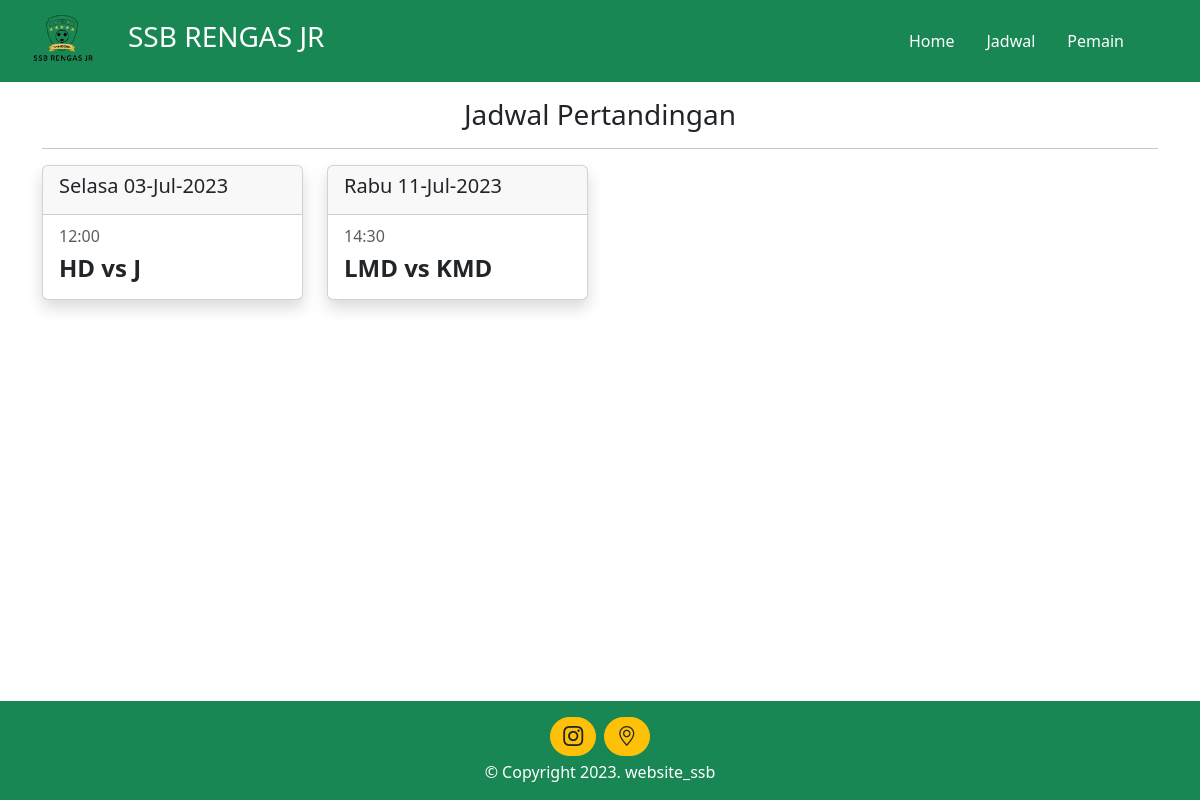
The page /jadwal.php on the database its author committed.
### tables this page shows
CREATE TABLE `jadwal` (
  `id` int(11) NOT NULL,
  `hari` varchar(50) NOT NULL,
  `waktu` datetime NOT NULL,
  `kegiatan` varchar(100) NOT NULL
);

### jadwal.php (the view)
<?php
include ("layouts/header.php");
include ('database/koneksi.php');
?>
<h3 class="text-center my-3">Jadwal Pertandingan</h3><hr>
<?php
      $data= mysqli_query($koneksi, 'SELECT * FROM jadwal');
    ?>
<div class="row justift-content-center mb-5 pb-5">
  <?php foreach ($data as $row ) : ?>
  <div class="col-lg-3">
    <div class="card mb-3 shadow">
      <div class="card-header">
        <h5 class="card-title"><?=$row['hari']?>   <?= date('d-M-Y ', strtotime($row['waktu']))?></h5>
      </div>
      <div class="card-body">
        <h6 class="card-subtitle mb-2 text-body-secondary"><?= date('H:i', strtotime($row['waktu']))?></h6>
        <p class="card-text h4 fw-bold"><?=$row['kegiatan']?></p>
      </div>
    </div>
  </div>
  <?php endforeach?>
</div>
</div>
<?php
include ("layouts/footer.php")
?>

### rows shown on the page
jadwal: hari "Selasa", waktu "03-Jul-2023", waktu "12:00", kegiatan "HD vs J"
jadwal: hari "Rabu", waktu "11-Jul-2023", waktu "14:30", kegiatan "LMD vs KMD"
